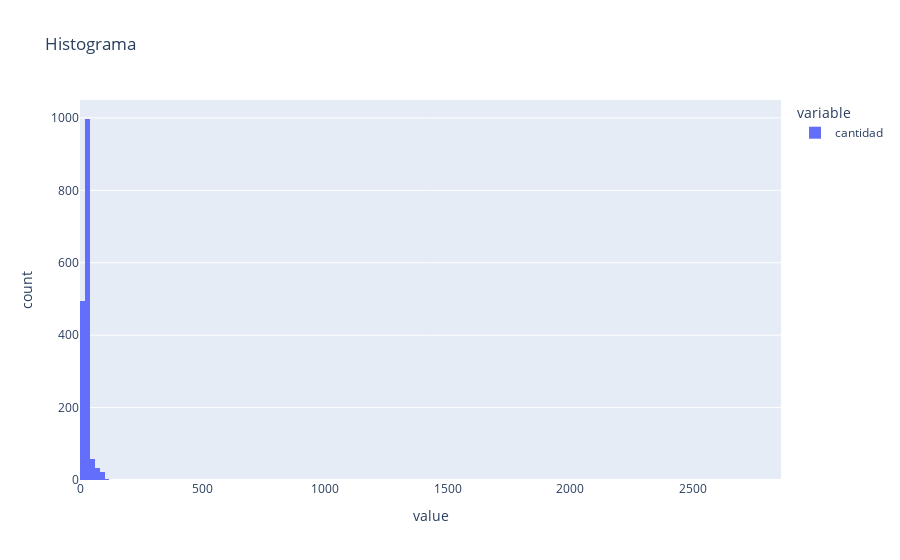

This figure's notebook cell:
### Markdown cell above
<h2>Ejercicio 2</h2>
Graficar las series originales. Analizar si es necesario diferenciarlas para convertirlas en estacionarias. 

Exponer los conceptos relacionados con la estacionariedad de la serie.

### Code cell
hist = px.histogram(df,  title=f"Histograma")
hist.show()

### Figure 1 — Plotly figure (JSON) as saved in the notebook; plotly's stock layout.template omitted (floating-point values rounded to 4 significant figures; data arrays with more than 128 entries replaced by an {"elided": "..."} marker saying what was removed)
{"data": [{"alignmentgroup": "True", "bingroup": "x", "hovertemplate": "variable=cantidad<br>value=%{x}<br>count=%{y}<extra></extra>", "legendgroup": "cantidad", "marker": {"color": "#636efa", "pattern": {"shape": ""}}, "name": "cantidad", "offsetgroup": "cantidad", "orientation": "v", "showlegend": true, "type": "histogram", "x": {"elided": "1609 int values"}, "xaxis": "x", "yaxis": "y"}], "layout": {"barmode": "relative", "legend": {"title": {"text": "variable"}, "tracegroupgap": 0}, "title": {"text": "Histograma"}, "xaxis": {"anchor": "y", "domain": [0, 1], "title": {"text": "value"}}, "yaxis": {"anchor": "x", "domain": [0, 1], "title": {"text": "count"}}}}
